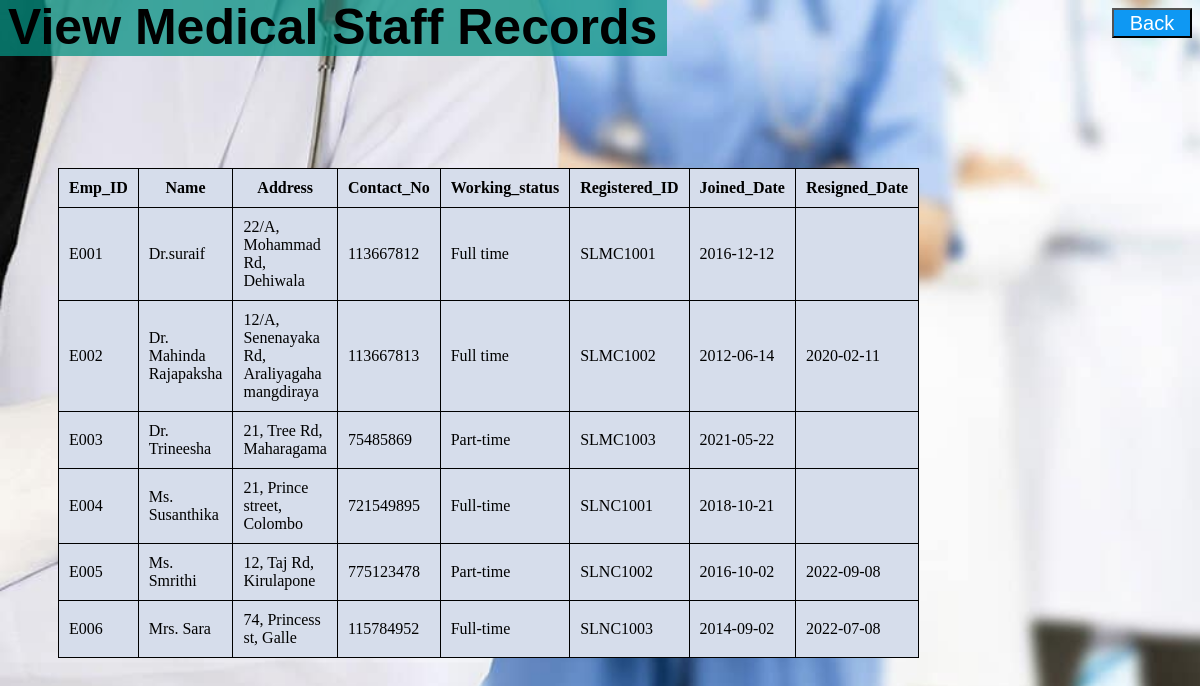
Screenshot of /HMS/CeoMedicalStaffView.php with the database file from the repository.
### tables this page shows
CREATE TABLE `medical_staff` (
  `Registered_ID` varchar(20) NOT NULL,
  `Emp_ID` varchar(20) NOT NULL,
  `Joined_Date` varchar(10) NOT NULL,
  `Resigned_Date` varchar(10) DEFAULT NULL
);

CREATE TABLE `employee` (
  `Emp_ID` varchar(20) NOT NULL,
  `Name` varchar(50) NOT NULL,
  `Address` varchar(100) NOT NULL,
  `Contact_No` int(10) NOT NULL,
  `Working_status` varchar(15) NOT NULL
);

### HMS/CeoMedicalStaffView.php (the view, shortened to what this page needs)
<!DOCTYPE html>
<html lang="en">
<head>
    <link rel="stylesheet" href="CeoMedicalStaffView.css">
</head>
<body>
    <div class="header">
        <h1 class="role">View Medical Staff Records</h1>
        <button type="button" class="button">
            <a href="CeoView.php" class="Back"> Back </a>
        </button>
    </div>
    <?php require_once('connection2.php');
    $query = "SELECT employee.Emp_ID, employee.Name, employee.Address,employee.Contact_No, employee.Working_status,medical_staff.Registered_ID, medical_staff.Joined_Date, medical_staff.Resigned_Date from employee inner join medical_staff  on employee.Emp_ID = medical_staff.Emp_ID";
    $result_set = mysqli_query($connection, $query);
    if ($result_set) {
        $table = '<table class="table">';
        $table .= '<tr><th> Emp_ID</th><th> Name </th><th> Address </th><th> Contact_No </th>
                          <th> Working_status </th> <th> Registered_ID</th><th> Joined_Date </th> <th> Resigned_Date </th>
                          </tr>';
        while (($record = mysqli_fetch_assoc($result_set))) {
            $table .= '<tr>';
            $table .= '<td>' . $record['Emp_ID']  . '</td>';
            $table .= '<td>' . $record['Name']  . '</td>';
            $table .= '<td>' . $record['Address']  . '</td>';
            $table .= '<td>' . $record['Contact_No']  . '</td>';
            $table .= '<td>' . $record['Working_status']  . '</td>';
            $table .= '<td>' . $record['Registered_ID']  . '</td>';
            $table .= '<td>' . $record['Joined_Date']  . '</td>';
            $table .= '<td>' . $record['Resigned_Date']  . '</td>';
            $table .= '</tr>';
        }
        echo $table;
    }
    ?>
</body>
</html>

### HMS/CeoMedicalStaffView.css (style rules this page uses)
.header { height: 180px; width: 100%; }
.role { font-size: 50px; float: left; font-family:'Trebuchet MS', 'Lucida Sans Unicode', 'Lucida Grande', 'Lucida Sans', Arial, sans-serif; margin-top: -10px; background-color: rgba(6, 145, 131, 0.747); padding-right: 10px; margin-left: -10px; padding-left: 10px; }
.button { float: right; background-color: rgb(14, 152, 243); width: 80px; height: 30px; font-size: 20px; transition-duration: 0.4s; }
.Back { text-decoration: none; color: White; font-family: 'Franklin Gothic Medium', 'Arial Narrow', Arial, sans-serif; }
.table { background-color: rgb(214, 221, 235); padding-bottom: 40px; width: 25%; padding-left: 10px; margin-left: 50px; margin-top: -20px; }

### HMS/CeoMedicalStaffView.php (style rules this page uses)
body { background-image: url('Home/staff.jpg'); background-repeat: no-repeat; background-attachment: fixed; background-size: cover; }
td, th { border: 1px solid black; padding: 10px; }
table { border-collapse: collapse; }

### rows the page displays
medical_staff: Emp_ID.Emp_ID "E001", Emp_ID.Name "Dr.suraif", Emp_ID.Address "22/A, Mohammad Rd, Dehiwala", Emp_ID.Contact_No "113667812", Emp_ID.Working_status "Full time", Registered_ID "SLMC1001", Joined_Date "2016-12-12"
medical_staff: Emp_ID.Emp_ID "E002", Emp_ID.Name "Dr. Mahinda Rajapaksha", Emp_ID.Address "12/A, Senenayaka Rd, Araliyagaha mangdiraya", Emp_ID.Contact_No "113667813", Emp_ID.Working_status "Full time", Registered_ID "SLMC1002", Joined_Date "2012-06-14", Resigned_Date "2020-02-11"
medical_staff: Emp_ID.Emp_ID "E003", Emp_ID.Name "Dr. Trineesha", Emp_ID.Address "21, Tree Rd, Maharagama", Emp_ID.Contact_No "75485869", Emp_ID.Working_status "Part-time", Registered_ID "SLMC1003", Joined_Date "2021-05-22"
medical_staff: Emp_ID.Emp_ID "E004", Emp_ID.Name "Ms. Susanthika", Emp_ID.Address "21, Prince street, Colombo", Emp_ID.Contact_No "721549895", Emp_ID.Working_status "Full-time", Registered_ID "SLNC1001", Joined_Date "2018-10-21"
medical_staff: Emp_ID.Emp_ID "E005", Emp_ID.Name "Ms. Smrithi", Emp_ID.Address "12, Taj Rd, Kirulapone", Emp_ID.Contact_No "775123478", Emp_ID.Working_status "Part-time", Registered_ID "SLNC1002", Joined_Date "2016-10-02", Resigned_Date "2022-09-08"
medical_staff: Emp_ID.Emp_ID "E006", Emp_ID.Name "Mrs. Sara", Emp_ID.Address "74, Princess st, Galle", Emp_ID.Contact_No "115784952", Emp_ID.Working_status "Full-time", Registered_ID "SLNC1003", Joined_Date "2014-09-02", Resigned_Date "2022-07-08"
